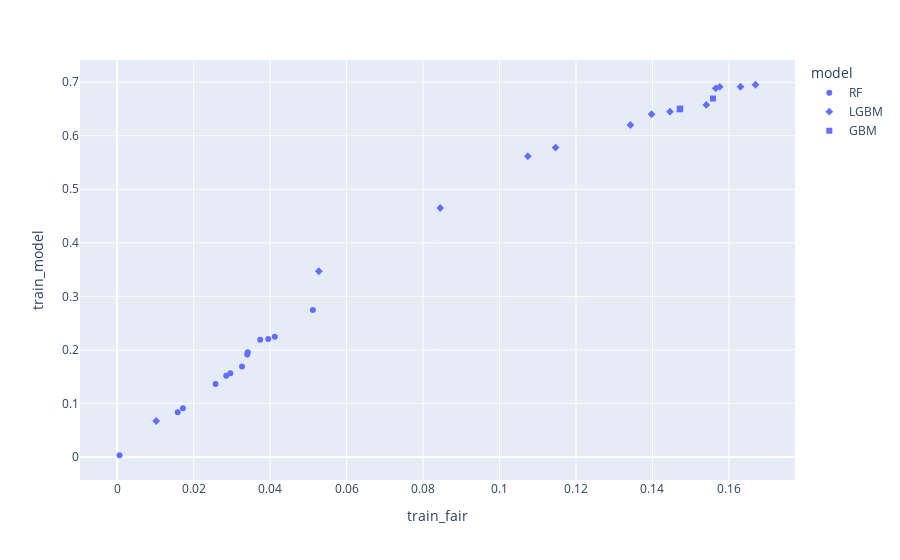

The notebook cell saved with this chart:
### Code cell
import plotly.express as px

df_metrics_sorted = df_metrics.sort_values(['train_fair'])
fig = px.scatter(
    df_metrics_sorted,
    x= 'train_fair', 
    y= 'train_model', 
    hover_data=['model'], 
    symbol='model')
fig.show()

### Figure 1 — Plotly figure (JSON) as saved in the notebook; plotly's stock layout.template omitted (floating-point values rounded to 4 significant figures)
{"data": [{"customdata": [["RF"], ["RF"], ["RF"], ["RF"], ["RF"], ["RF"], ["RF"], ["RF"], ["RF"], ["RF"], ["RF"], ["RF"], ["RF"]], "hovertemplate": "model=%{customdata[0]}<br>train_fair=%{x}<br>train_model=%{y}<extra></extra>", "legendgroup": "RF", "marker": {"color": "#636efa", "symbol": "circle"}, "mode": "markers", "name": "RF", "orientation": "v", "showlegend": true, "type": "scatter", "x": [0.0006043, 0.01584, 0.0172, 0.02573, 0.02853, 0.02961, 0.03265, 0.03401, 0.03416, 0.0374, 0.03951, 0.04123, 0.05118], "xaxis": "x", "y": [0.003406, 0.08348, 0.0912, 0.1363, 0.1516, 0.1567, 0.169, 0.1917, 0.1957, 0.219, 0.2203, 0.2245, 0.2748], "yaxis": "y"}, {"customdata": [["LGBM"], ["LGBM"], ["LGBM"], ["LGBM"], ["LGBM"], ["LGBM"], ["LGBM"], ["LGBM"], ["LGBM"], ["LGBM"], ["LGBM"], ["LGBM"], ["LGBM"]], "hovertemplate": "model=%{customdata[0]}<br>train_fair=%{x}<br>train_model=%{y}<extra></extra>", "legendgroup": "LGBM", "marker": {"color": "#636efa", "symbol": "diamond"}, "mode": "markers", "name": "LGBM", "orientation": "v", "showlegend": true, "type": "scatter", "x": [0.01021, 0.05274, 0.0845, 0.1074, 0.1147, 0.1342, 0.1398, 0.1446, 0.1541, 0.1565, 0.1576, 0.163, 0.1669], "xaxis": "x", "y": [0.0674, 0.347, 0.465, 0.5617, 0.5778, 0.62, 0.64, 0.6448, 0.6575, 0.6884, 0.6913, 0.6914, 0.6951], "yaxis": "y"}, {"customdata": [["GBM"], ["GBM"], ["GBM"]], "hovertemplate": "model=%{customdata[0]}<br>train_fair=%{x}<br>train_model=%{y}<extra></extra>", "legendgroup": "GBM", "marker": {"color": "#636efa", "symbol": "square"}, "mode": "markers", "name": "GBM", "orientation": "v", "showlegend": true, "type": "scatter", "x": [0.1471, 0.1473, 0.1558], "xaxis": "x", "y": [0.6493, 0.6507, 0.6694], "yaxis": "y"}], "layout": {"legend": {"title": {"text": "model"}, "tracegroupgap": 0}, "margin": {"t": 60}, "xaxis": {"anchor": "y", "domain": [0, 1], "title": {"text": "train_fair"}}, "yaxis": {"anchor": "x", "domain": [0, 1], "title": {"text": "train_model"}}}}
